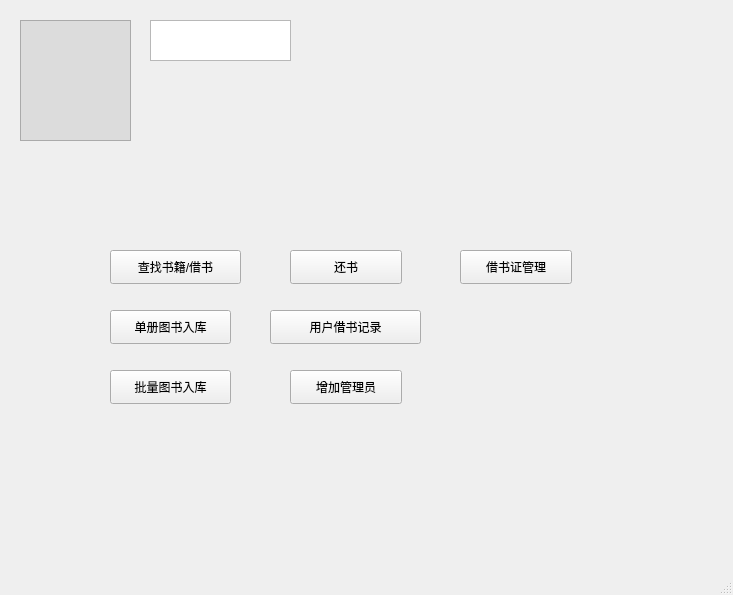
<?xml version="1.0" encoding="UTF-8"?>
<ui version="4.0">
 <class>operate1_win</class>
 <widget class="QMainWindow" name="operate1_win">
  <property name="geometry">
   <rect>
    <x>0</x>
    <y>0</y>
    <width>733</width>
    <height>595</height>
   </rect>
  </property>
  <property name="windowTitle">
   <string>管理员界面</string>
  </property>
  <widget class="QWidget" name="centralwidget">
   <widget class="QGraphicsView" name="graphicsView">
    <property name="geometry">
     <rect>
      <x>20</x>
      <y>20</y>
      <width>111</width>
      <height>121</height>
     </rect>
    </property>
    <property name="styleSheet">
     <string notr="true">background-color: gainsboro;
border-image: url(:/image/tx.png)</string>
    </property>
   </widget>
   <widget class="QTextBrowser" name="word1">
    <property name="geometry">
     <rect>
      <x>150</x>
      <y>20</y>
      <width>141</width>
      <height>41</height>
     </rect>
    </property>
    <property name="html">
     <string>&lt;!DOCTYPE HTML PUBLIC &quot;-//W3C//DTD HTML 4.0//EN&quot; &quot;http://www.w3.org/TR/REC-html40/strict.dtd&quot;&gt;
&lt;html&gt;&lt;head&gt;&lt;meta name=&quot;qrichtext&quot; content=&quot;1&quot; /&gt;&lt;style type=&quot;text/css&quot;&gt;
p, li { white-space: pre-wrap; }
&lt;/style&gt;&lt;/head&gt;&lt;body style=&quot; font-family:'SimSun'; font-size:9pt; font-weight:400; font-style:normal;&quot;&gt;
&lt;p align=&quot;center&quot; style=&quot;-qt-paragraph-type:empty; margin-top:0px; margin-bottom:0px; margin-left:0px; margin-right:0px; -qt-block-indent:0; text-indent:0px;&quot;&gt;&lt;br /&gt;&lt;/p&gt;&lt;/body&gt;&lt;/html&gt;</string>
    </property>
   </widget>
   <widget class="QPushButton" name="pushButton">
    <property name="geometry">
     <rect>
      <x>110</x>
      <y>250</y>
      <width>131</width>
      <height>34</height>
     </rect>
    </property>
    <property name="text">
     <string>查找书籍/借书</string>
    </property>
   </widget>
   <widget class="QPushButton" name="pushButton_2">
    <property name="geometry">
     <rect>
      <x>110</x>
      <y>310</y>
      <width>121</width>
      <height>34</height>
     </rect>
    </property>
    <property name="text">
     <string>单册图书入库</string>
    </property>
   </widget>
   <widget class="QPushButton" name="pushButton_3">
    <property name="geometry">
     <rect>
      <x>290</x>
      <y>370</y>
      <width>112</width>
      <height>34</height>
     </rect>
    </property>
    <property name="text">
     <string>增加管理员</string>
    </property>
   </widget>
   <widget class="QPushButton" name="pushButton_4">
    <property name="geometry">
     <rect>
      <x>270</x>
      <y>310</y>
      <width>151</width>
      <height>34</height>
     </rect>
    </property>
    <property name="text">
     <string>用户借书记录</string>
    </property>
   </widget>
   <widget class="QPushButton" name="pushButton_5">
    <property name="geometry">
     <rect>
      <x>110</x>
      <y>370</y>
      <width>121</width>
      <height>34</height>
     </rect>
    </property>
    <property name="text">
     <string>批量图书入库</string>
    </property>
   </widget>
   <widget class="QPushButton" name="pushButton_6">
    <property name="geometry">
     <rect>
      <x>290</x>
      <y>250</y>
      <width>112</width>
      <height>34</height>
     </rect>
    </property>
    <property name="text">
     <string>还书</string>
    </property>
   </widget>
   <widget class="QPushButton" name="pushButton_7">
    <property name="geometry">
     <rect>
      <x>460</x>
      <y>250</y>
      <width>112</width>
      <height>34</height>
     </rect>
    </property>
    <property name="text">
     <string>借书证管理</string>
    </property>
   </widget>
  </widget>
  <widget class="QMenuBar" name="menubar">
   <property name="geometry">
    <rect>
     <x>0</x>
     <y>0</y>
     <width>733</width>
     <height>30</height>
    </rect>
   </property>
  </widget>
  <widget class="QStatusBar" name="statusbar"/>
 </widget>
 <resources/>
 <connections/>
</ui>
